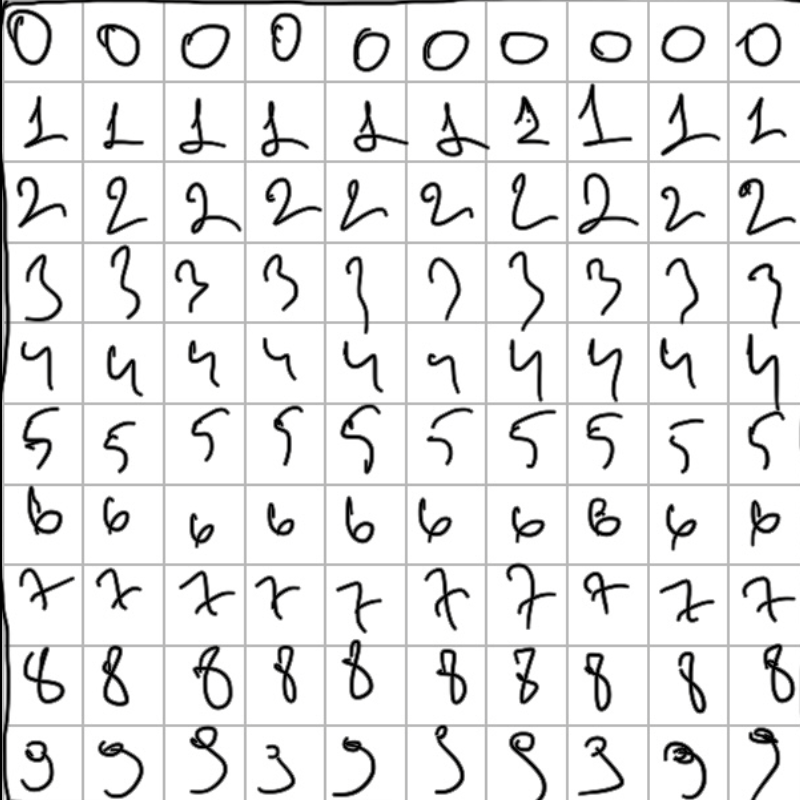
#> input picture Handwriting_recognition_1709981/datasets/realdata_handwriting.png, 800 x 800 px
$ python 1resize_image.py
#> lines starting #> are read from the running program, lines starting #| are printed output that depends on the picture
from PIL import Image

image = Image.open('./datasets/realdata_handwriting.png')
#> image is the input picture: PIL image 800x800 RGBA; mean R, G, B, A 230.3, 230.3, 230.3, 255
print(f"Original size : {image.size}")
#| Original size : (800, 800)

sunset_resized = image.resize((512, 512))
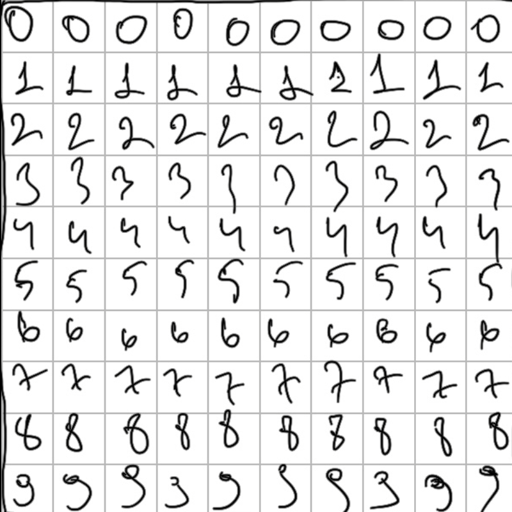
#> sunset_resized: PIL image 512x512 RGBA; mean R, G, B, A 230.2, 230.2, 230.2, 255
sunset_resized.save('./output/realdata_handwriting_resized.png')
